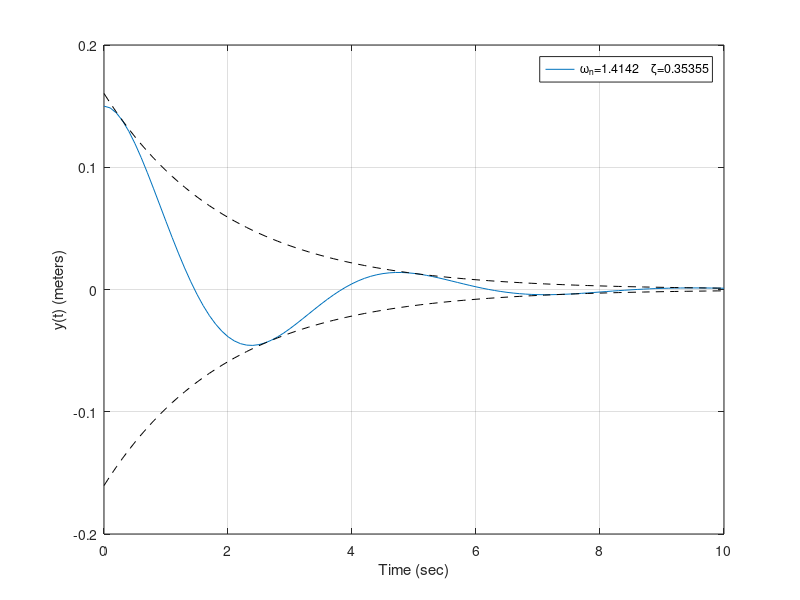

MATLAB code to generate this figure:
% Chapter 2: Figure 2.40

%   Unforced Response to an Initial Condition

%   Generates Figure 2.41: Spring-mass-damper unforced response.

%

y0=0.15;

wn=sqrt(2);

zeta=1/(2*sqrt(2));

t=[0:0.1:10];

%

c=(y0/sqrt(1-zeta^2));

y=c*exp(-zeta*wn*t).*sin(wn*sqrt(1-zeta^2)*t+acos(zeta));

%

% Boundary Function

%

bu=c*exp(-zeta*wn*t);bl=-bu;

%

% Plot Unforced Response 

%

plot(t,y,t,bu,'k--',t,bl,'k--'),grid

xlabel('Time (sec)'),ylabel('y(t) (meters)')

legend(['\omega_n=',num2str(wn),'    \zeta=',num2str(zeta)])
